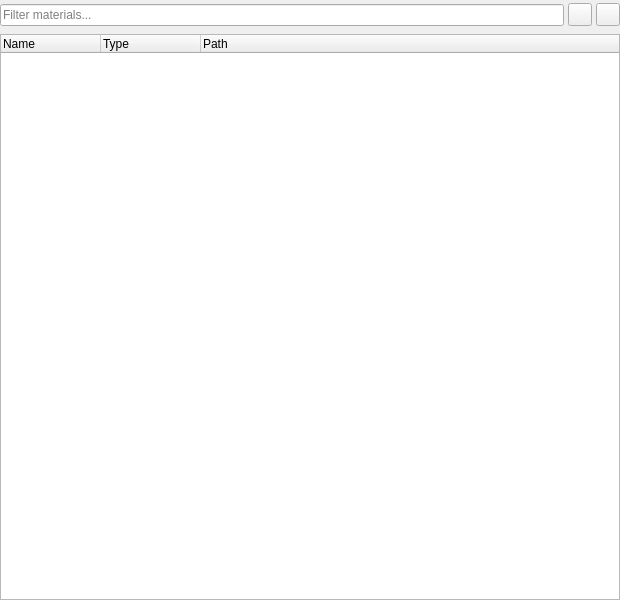
<?xml version="1.0" encoding="UTF-8"?>
<ui version="4.0">
 <class>MaterialBrowser</class>
 <widget class="QWidget" name="MaterialBrowser">
  <property name="geometry">
   <rect>
    <x>0</x>
    <y>0</y>
    <width>620</width>
    <height>600</height>
   </rect>
  </property>
  <layout class="QVBoxLayout" name="verticalLayout">
   <property name="spacing">
    <number>4</number>
   </property>
   <property name="leftMargin">
    <number>0</number>
   </property>
   <property name="topMargin">
    <number>0</number>
   </property>
   <property name="rightMargin">
    <number>0</number>
   </property>
   <property name="bottomMargin">
    <number>0</number>
   </property>
   <item>
    <widget class="QWidget" name="widget" native="true">
     <property name="minimumSize">
      <size>
       <width>0</width>
       <height>30</height>
      </size>
     </property>
     <layout class="QHBoxLayout" name="filterLayout">
      <property name="spacing">
       <number>4</number>
      </property>
      <property name="leftMargin">
       <number>0</number>
      </property>
      <property name="topMargin">
       <number>0</number>
      </property>
      <property name="rightMargin">
       <number>0</number>
      </property>
      <property name="bottomMargin">
       <number>0</number>
      </property>
      <item>
       <widget class="QLineEdit" name="filter">
        <property name="placeholderText">
         <string>Filter materials...</string>
        </property>
       </widget>
      </item>
      <item>
       <widget class="QToolButton" name="clear">
        <property name="toolTip">
         <string>Clear</string>
        </property>
       </widget>
      </item>
      <item>
       <widget class="QToolButton" name="view">
        <property name="toolTip">
         <string>View</string>
        </property>
       </widget>
      </item>
     </layout>
    </widget>
   </item>
   <item>
    <widget class="QStackedWidget" name="stackedWidget">
     <property name="currentIndex">
      <number>0</number>
     </property>
     <widget class="QTreeWidget" name="details">
      <column>
       <property name="text">
        <string>Name</string>
       </property>
      </column>
      <column>
       <property name="text">
        <string>Type</string>
       </property>
      </column>
      <column>
       <property name="text">
        <string>Path</string>
       </property>
      </column>
     </widget>
     <widget class="stageviz::MaterialList" name="icons"/>
     <widget class="stageviz::MaterialList" name="list"/>
    </widget>
   </item>
  </layout>
 </widget>
 <customwidgets>
  <customwidget>
   <class>stageviz::MaterialList</class>
   <extends>QListWidget</extends>
   <header>materiallist.h</header>
  </customwidget>
 </customwidgets>
 <resources/>
 <connections/>
</ui>
